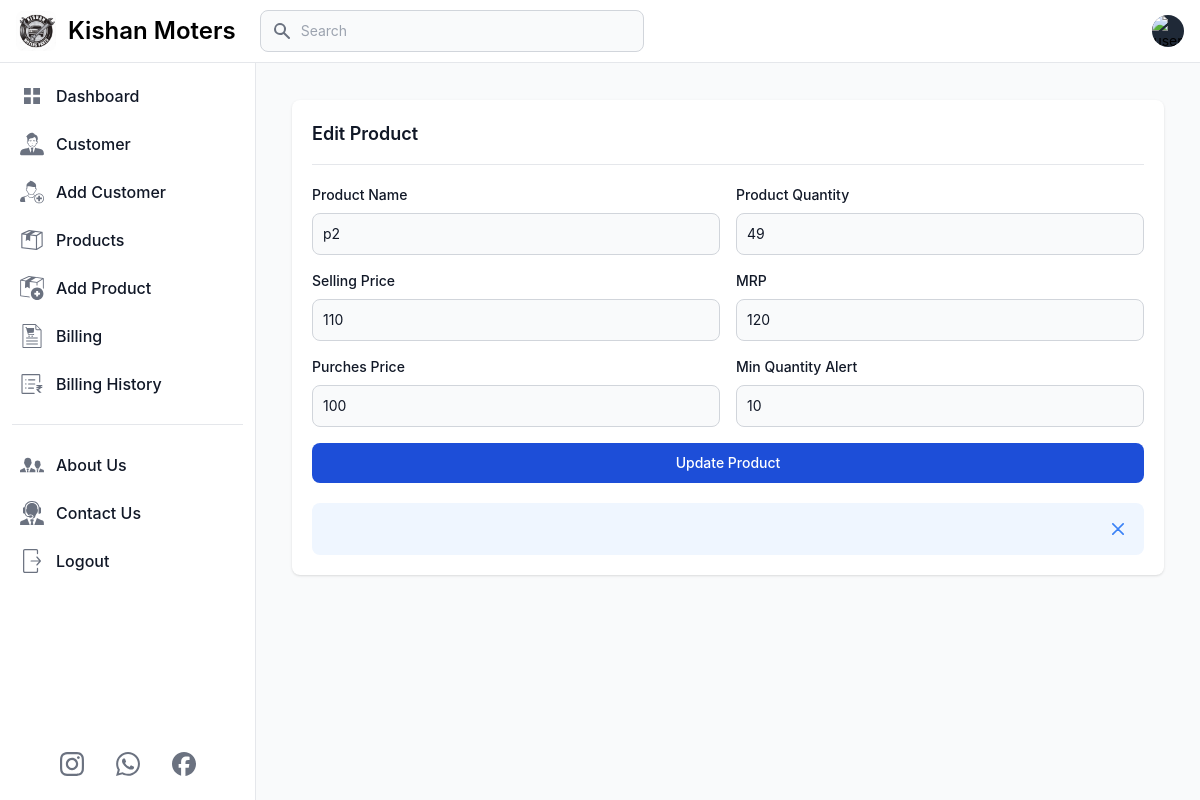
Page /edit_product/7 (signed in) on the earlier database version.
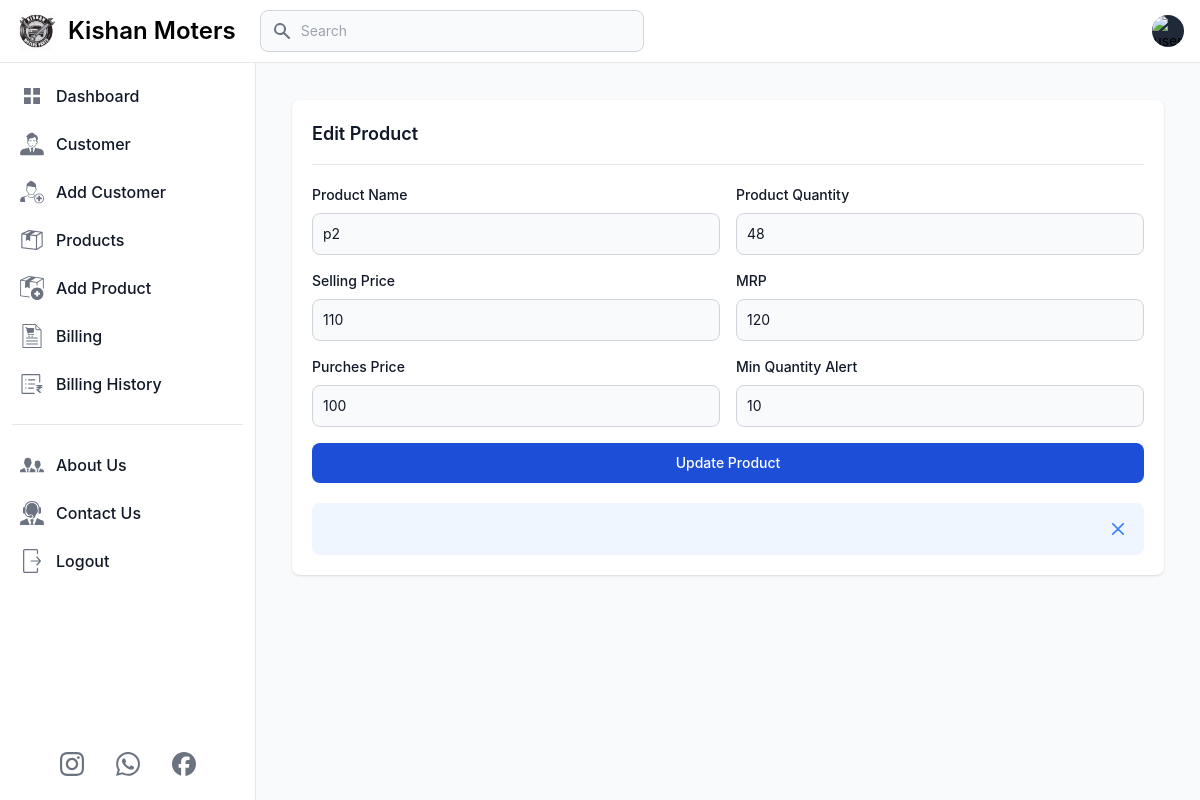
Same page on the later database version.
### app.py (models this page shows, shortened)
class Products(db.Model):
    prod_id = db.Column(db.Integer, primary_key=True)
    user_id = db.Column(db.Integer, db.ForeignKey('user.id'), nullable=False)
    prod_name = db.Column(db.String(100), nullable=False)
    prod_quantity = db.Column(db.Integer, nullable=False)
    prod_sell_price = db.Column(db.Integer, nullable=False)
    prod_mrp = db.Column(db.Integer, nullable=False)
    prod_buy_price = db.Column(db.Integer, nullable=False)
    prod_min_quantity = db.Column(db.Integer, nullable=False)

### app.py (the view)
@app.route('/edit_product/<int:prod_id>', methods=['GET'])
def edit_product(prod_id):
    if 'email' in session:
        user = User.query.filter_by(email=session['email']).first()
        product = Products.query.filter_by(prod_id=prod_id, user_id=user.id).first()
        if not product :
            flash('Data not found or you do not have permission to edit this data.', 'error')
            return redirect('/products')
        return render_template('edit_product.html', title='Edit Product', user=user, product=product)
    else:
        flash('You need to login first.', 'error')
        return redirect('/login')

### templates/edit_product.html (shortened to what the changed rows need)
{% extends 'layout.html' %}
{% block content %}
<main class="p-4 md:ml-64 h-auto pt-20">
    <div class="p-5 m-2 md:m-5 bg-white rounded-lg shadow dark:bg-gray-800">
        <form action="{{ url_for('update_data', prod_id=product.prod_id) }}" method="post">
            <div class="grid gap-4 mb-4 sm:grid-cols-2">
                <div>
                    <label for="Product Name"
                        class="block mb-2 text-sm font-medium text-gray-900 dark:text-white">Product Name</label>
                    <input type="text" name="product_name" id="product_name" value="{{product.prod_name}}"
                        class="bg-gray-50 border border-gray-300 text-gray-900 text-sm rounded-lg focus:ring-primary-600 focus:border-primary-600 block w-full p-2.5 dark:bg-gray-700 dark:border-gray-600 dark:placeholder-gray-400 dark:text-white dark:focus:ring-primary-500 dark:focus:border-primary-500"
                        placeholder="Enter Product Name" required="">
                </div>
                <div>
                    <label for="Product Quantity"
                        class="block mb-2 text-sm font-medium text-gray-900 dark:text-white">Product Quantity</label>
                    <input type="number" name="product_quantity" value="{{product.prod_quantity}}"id="product_quantity"
                        class="bg-gray-50 border border-gray-300 text-gray-900 text-sm rounded-lg focus:ring-primary-600 focus:border-primary-600 block w-full p-2.5 dark:bg-gray-700 dark:border-gray-600 dark:placeholder-gray-400 dark:text-white dark:focus:ring-primary-500 dark:focus:border-primary-500"
                        placeholder="50" required="">
                </div>
                <div>
                    <label for="Selling Price"
                        class="block mb-2 text-sm font-medium text-gray-900 dark:text-white">Selling Price</label>
                    <input type="number" name="selling_price" id="selling_price" value="{{product.prod_sell_price}}"
                        class="bg-gray-50 border border-gray-300 text-gray-900 text-sm rounded-lg focus:ring-primary-600 focus:border-primary-600 block w-full p-2.5 dark:bg-gray-700 dark:border-gray-600 dark:placeholder-gray-400 dark:text-white dark:focus:ring-primary-500 dark:focus:border-primary-500"
                        placeholder="₹550" required="">
                </div>
                <div>
                    <label for="MRP" class="block mb-2 text-sm font-medium text-gray-900 dark:text-white">MRP</label>
                    <input type="number" name="mrp" id="mrp" value="{{product.prod_mrp}}"
                        class="bg-gray-50 border border-gray-300 text-gray-900 text-sm rounded-lg focus:ring-primary-600 focus:border-primary-600 block w-full p-2.5 dark:bg-gray-700 dark:border-gray-600 dark:placeholder-gray-400 dark:text-white dark:focus:ring-primary-500 dark:focus:border-primary-500"
                        placeholder="₹550" required="">
                </div>
                <div>
                    <label for="Purches Price"
                        class="block mb-2 text-sm font-medium text-gray-900 dark:text-white">Purches Price
                    </label>
                    <input type="number" name="purches_price" id="purches_price" value="{{product.prod_buy_price}}"
                        class="bg-gray-50 border border-gray-300 text-gray-900 text-sm rounded-lg focus:ring-primary-600 focus:border-primary-600 block w-full p-2.5 dark:bg-gray-700 dark:border-gray-600 dark:placeholder-gray-400 dark:text-white dark:focus:ring-primary-500 dark:focus:border-primary-500"
                        placeholder="₹550" required="">
                </div>
                <div>
                    <label for="Min Quantity" class="block mb-2 text-sm font-medium text-gray-900 dark:text-white">Min
                        Quantity Alert</label>
                    <input type="number" name="min_quantity" id="min_quantity" value="{{product.prod_min_quantity}}"
                        class="bg-gray-50 border border-gray-300 text-gray-900 text-sm rounded-lg focus:ring-primary-600 focus:border-primary-600 block w-full p-2.5 dark:bg-gray-700 dark:border-gray-600 dark:placeholder-gray-400 dark:text-white dark:focus:ring-primary-500 dark:focus:border-primary-500"
                        placeholder="50" required="">
                </div>
            </div>
        </form>
    </div>
</main>
{% endblock %}

Differences in the rows shown:
changed Products: product_quantity "49" → "48"
